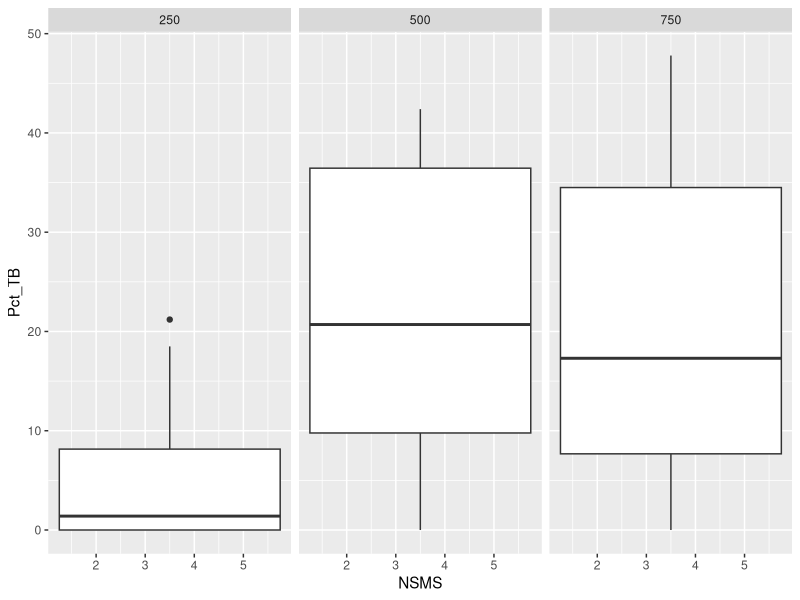

This chart was generated by the following R code:
## ---- chunk 1

library(tidyverse)
library(car)
library(broom) # for model residuals extraction
library(emmeans) # for model mean extraction
library(multcomp)
library(readxl)
library(lubridate)
library(hms)

## ---- chunk 2

harvest7w <- read_csv("../data/harvest7w.csv")

## ---- chunk 3

plot <- harvest7w|>
  ggplot(aes(x = NSMS, y = Pct_TB,
             color = NSMS))+
  geom_boxplot()+
  facet_wrap(~PPFD)


ggsave(plot, "../output/tb_plot.png")

## ---- chunk 4


mod <- lm(Pct_TB ~ Rack + NSMS*PPFD,
          data = harvest7w)


car::Anova(mod, type = 3)
